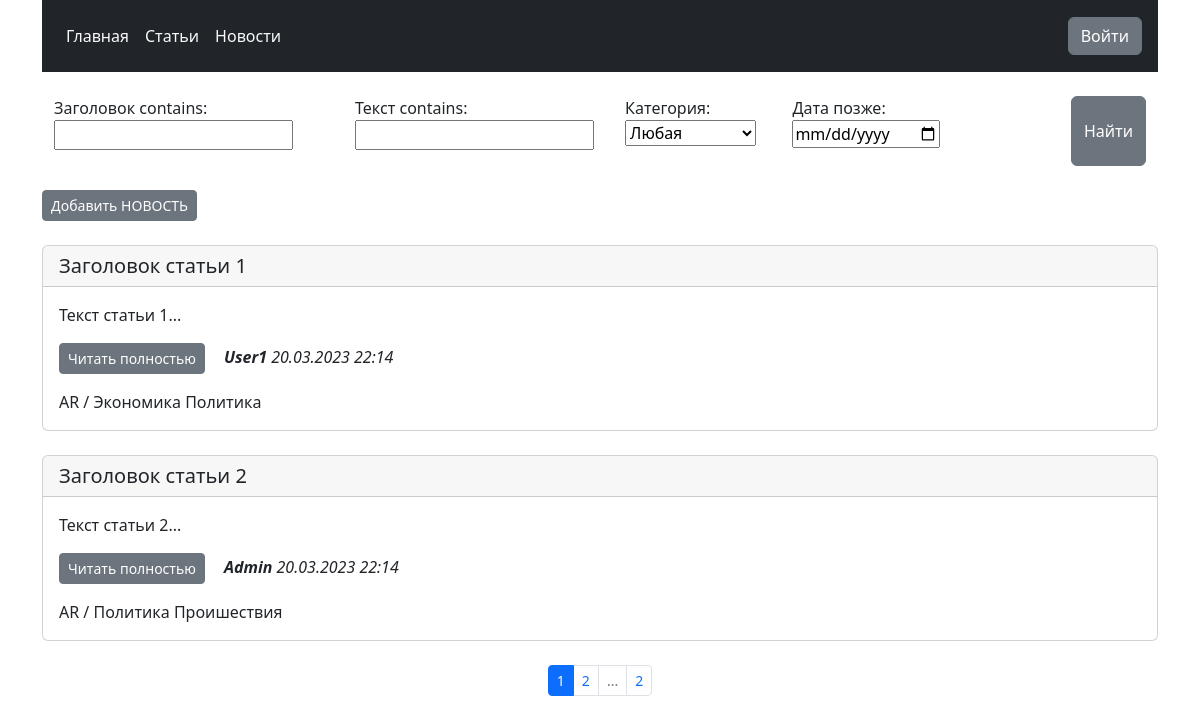
The app's page /posts/, older data.
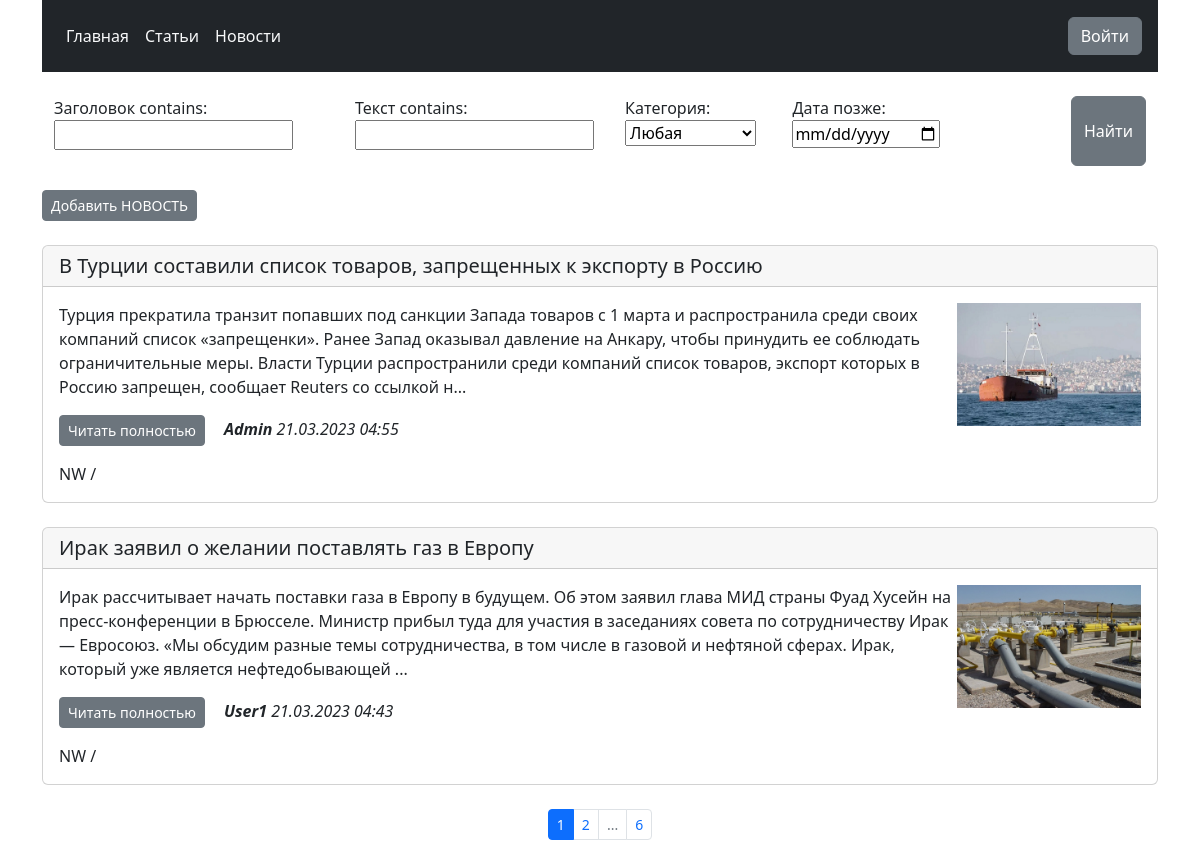
The same page, newer data.
### app/models.py (models this page shows, shortened)
class Post(models.Model):
    NEWS = 'NW'
    ARTICLE = 'AR'
    CATEGORY_CHOICES = ((NEWS, 'Новость'), (ARTICLE, 'Статья'))
    type_category = models.CharField(max_length=2, choices=CATEGORY_CHOICES, default=ARTICLE,
                                     verbose_name='Тип категории')
    post_title = models.CharField('Заголовок', max_length=128)
    post_text = models.TextField('Текст', max_length=2048)
    post_author = models.ForeignKey(Author, on_delete=models.CASCADE)
    post_category = models.ManyToManyField(Category, through='PostCategory', verbose_name='Категория')
    post_rating = models.SmallIntegerField(default=0)
    post_date = models.DateTimeField(auto_now_add=True, verbose_name='Дата создания')
    post_date_update = models.DateTimeField(auto_now=True, verbose_name='Дата изменения')
    post_photo = models.ImageField(upload_to="photos/%Y/%m/%d/", blank=True)
    class Meta:
        verbose_name = 'Пост'
        verbose_name_plural = 'Посты'
        ordering = ['-post_date', 'post_title']
    def preview(self):
        return self.post_text[0:350] + '...'
    def get_absolute_url(self):
        return reverse('post', kwargs={'post_id': self.pk})

class Author(models.Model):
    author_user = models.OneToOneField(User, on_delete=models.CASCADE)
    author_rating = models.SmallIntegerField(default=0)
    class Meta:
        verbose_name = 'Автор'
        verbose_name_plural = 'Авторы'

class Category(models.Model):
    name = models.CharField(max_length=64, unique=True, verbose_name='Категория')
    subscribers = models.ManyToManyField(User, related_name='category')
    def __str__(self):
        return self.name

### app/views.py (the view)
# urls.py: path('posts/', PostsList.as_view(), name='posts'),
class PostsList(ListView):
    model = Post
    template_name = 'posts.html'
    context_object_name = 'post'
    paginate_by = 2
    def get_queryset(self):
        queryset = super().get_queryset()
        self.filterset = PostFilter(self.request.GET, queryset)
        return self.filterset.qs
    def get_context_data(self, **kwargs):
        context = super().get_context_data(**kwargs)
        context['filterset'] = self.filterset
        return context

### app/templates/app/posts.html (shortened to what this page needs)
{% extends 'app/default.html' %}
{% load custom_filters %}
{% block content %}
<br>
<div class="container">
    <form class="d-flex" action="" method="get">
        {{ filterset.form.as_p }} ⠀⠀⠀⠀⠀ ⠀⠀⠀⠀⠀
        <button class="btn btn-secondary " type="submit">Найти</button>
    </form>
</div>
<br>
{% if request.path == '/articles/' %}
    <a href="{% url 'articles_create' %}" class="btn btn-secondary btn-sm">Добавить СТАТЬЮ</a>
{% else %}
    <a href="{% url 'news_create' %}" class="btn btn-secondary btn-sm">Добавить НОВОСТЬ</a>ㅤ
{% endif %}
<br>
{% for el in post %}
<br>
<div class="card">
    <h5 class="card-header">{{ el.post_title }}</h5>
    <div class="card-body">
        {% if el.post_photo %}
        <img src="{{el.post_photo.url}}" align="right" width="17%">
        {% endif %}
        <p class="card-text">{{ el.preview }}</p>
        <p> <a href="{{ el.get_absolute_url }}" class="btn btn-secondary btn-sm">Читать полностью</a>ㅤ
            <em><b>{{ el.post_author.author_user.username}} </b> {{ el.post_date|date:"d.m.Y H:i" }}</em></p>
        {{ el.type_category }} /
        {% for cat in el.post_category.all %}
        {{ cat.name }}
        {% endfor %}
    </div>
</div>
{% endfor %}
<br>
<nav aria-label="Page navigation example">
    <ul class="pagination justify-content-center">
        <ul class="pagination pagination-sm">
            {% for p in paginator.page_range %}
            {% if page_obj.number == p %}
            <li class="page-item active"><a class="page-link"><span class="sr-only">{{ p }}</span></a></li>
            {% elif p >= page_obj.number|add:-1 and p <= page_obj.number|add:1 %}
            <li class="page-item"><a class="page-link" href="?page={{ p }}">{{ p }}</a></li>
            {% endif %}
            {% endfor %}
            {% if page_obj.has_next %}
            <li class="page-item disabled"><a class="page-link">...</a></li>
            <li class="page-item"><a class="page-link" href="?page={{ page_obj.paginator.num_pages }}">{{page_obj.paginator.num_pages }}</a></li>
            {% endif %}
    </ul>
    </ul>
</nav>
{% endblock %}

Row changes from the older to the newer data that the page shows:
no longer on this page (row edited): Post: post_title "Заголовок статьи 1", preview "Текст статьи 1...", post_author.author_user.username "User1", post_date "20.03.2023 22:14", type_category "AR"
no longer on this page (row unchanged): Category: name "Экономика", shown under "Заголовок статьи 1"
no longer on this page (row unchanged): Category: name "Политика"
no longer on this page (row edited): Post: post_title "Заголовок статьи 2", preview "Текст статьи 2...", post_author.author_user.username "Admin", post_date "20.03.2023 22:14", type_category "AR"
no longer on this page (row unchanged): Category: name "Проишествия", shown under "Заголовок статьи 2"
added Post: post_title "В Турции составили список товаров, запрещенных к экспорту в Россию", post_photo (picture), preview "Турция прекратила транзит попавших под санкции Запада товаров с 1 марта и распространила среди своих компаний список «запрещенки». Ранее Запад оказывал давление на Анкару, чтобы принудить ее соблюдать ограничительные меры. Власти Турции распространили среди компаний список товаров, экспорт которых в Россию запрещен, сообщает Reuters со ссылкой н...", post_author.author_user.username "Admin", post_date "21.03.2023 04:55", type_category "NW"
added Post: post_title "Ирак заявил о желании поставлять газ в Европу", post_photo (picture), preview "Ирак рассчитывает начать поставки газа в Европу в будущем. Об этом заявил глава МИД страны Фуад Хусейн на пресс-конференции в Брюсселе. Министр прибыл туда для участия в заседаниях совета по сотрудничеству Ирак — Евросоюз. «Мы обсудим разные темы сотрудничества, в том числе в газовой и нефтяной сферах. Ирак, который уже является нефтедобывающей ...", post_author.author_user.username "User1", post_date "21.03.2023 04:43", type_category "NW"
Text that changed along with them:
{{ page_obj.paginator.num_pages }}: "2" → "6"
